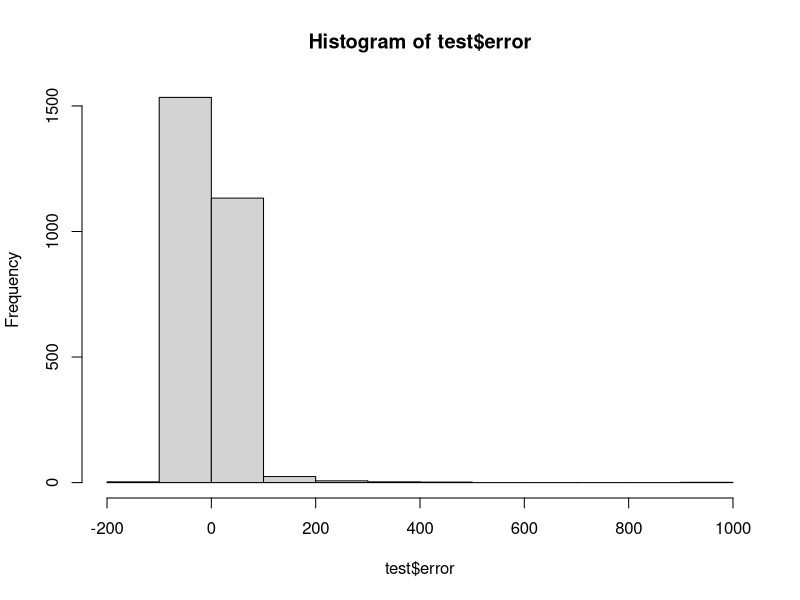
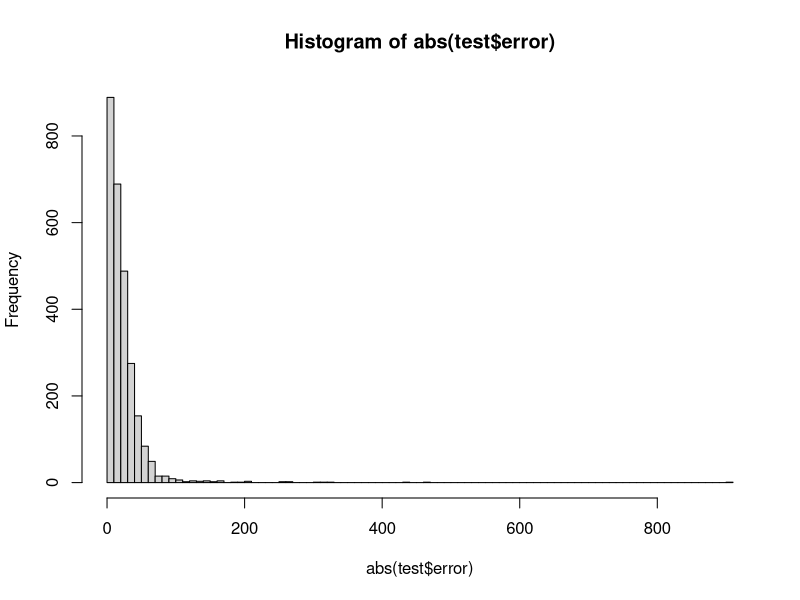

R code for these plots, in order:
set.seed(42) # set seed

library(tidyverse)

df = read_csv("example.csv") # load data

# Data split

group = rsample::initial_split(df)

train = rsample::training(group)

test = rsample::testing(group)

model = lm(price ~ size + tenure + district + distance, train)

test$pred = predict(model, test)

test$error = test$price - test$pred

hist(test$error) # Draw histogram

hist(abs(test$error),breaks=100) # 

Q = quantile(abs(test$error), probs = 0.9)

test$lower = test$pred - Q
test$upper = test$pred + Q


# ctr+A -> ctr + Enter
